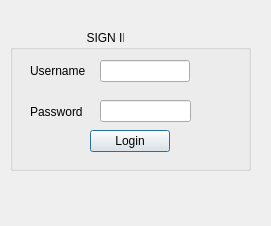
<?xml version="1.0" encoding="UTF-8"?>
<ui version="4.0">
 <class>Login</class>
 <widget class="QDialog" name="Login">
  <property name="geometry">
   <rect>
    <x>0</x>
    <y>0</y>
    <width>271</width>
    <height>226</height>
   </rect>
  </property>
  <property name="windowTitle">
   <string>Dialog</string>
  </property>
  <widget class="QLabel" name="statusLabel">
   <property name="geometry">
    <rect>
     <x>50</x>
     <y>180</y>
     <width>141</width>
     <height>31</height>
    </rect>
   </property>
   <property name="font">
    <font>
     <family>FreeSans</family>
     <pointsize>12</pointsize>
     <weight>75</weight>
     <bold>true</bold>
    </font>
   </property>
   <property name="text">
    <string/>
   </property>
  </widget>
  <widget class="QGroupBox" name="groupBox">
   <property name="geometry">
    <rect>
     <x>10</x>
     <y>30</y>
     <width>241</width>
     <height>141</height>
    </rect>
   </property>
   <property name="title">
    <string>                       SIGN IN</string>
   </property>
   <widget class="QPushButton" name="pushButtonLogin">
    <property name="geometry">
     <rect>
      <x>80</x>
      <y>100</y>
      <width>80</width>
      <height>22</height>
     </rect>
    </property>
    <property name="text">
     <string>Login</string>
    </property>
   </widget>
   <widget class="QLabel" name="label_2">
    <property name="geometry">
     <rect>
      <x>20</x>
      <y>30</y>
      <width>62</width>
      <height>22</height>
     </rect>
    </property>
    <property name="text">
     <string>Username</string>
    </property>
   </widget>
   <widget class="QLabel" name="label_3">
    <property name="geometry">
     <rect>
      <x>20</x>
      <y>70</y>
      <width>57</width>
      <height>24</height>
     </rect>
    </property>
    <property name="text">
     <string>Password</string>
    </property>
   </widget>
   <widget class="QLineEdit" name="lineEdit_username">
    <property name="geometry">
     <rect>
      <x>90</x>
      <y>30</y>
      <width>90</width>
      <height>22</height>
     </rect>
    </property>
   </widget>
   <widget class="QLineEdit" name="lineEdit_password">
    <property name="geometry">
     <rect>
      <x>90</x>
      <y>70</y>
      <width>91</width>
      <height>22</height>
     </rect>
    </property>
    <property name="inputMask">
     <string/>
    </property>
    <property name="echoMode">
     <enum>QLineEdit::Password</enum>
    </property>
   </widget>
  </widget>
 </widget>
 <resources/>
 <connections/>
</ui>
